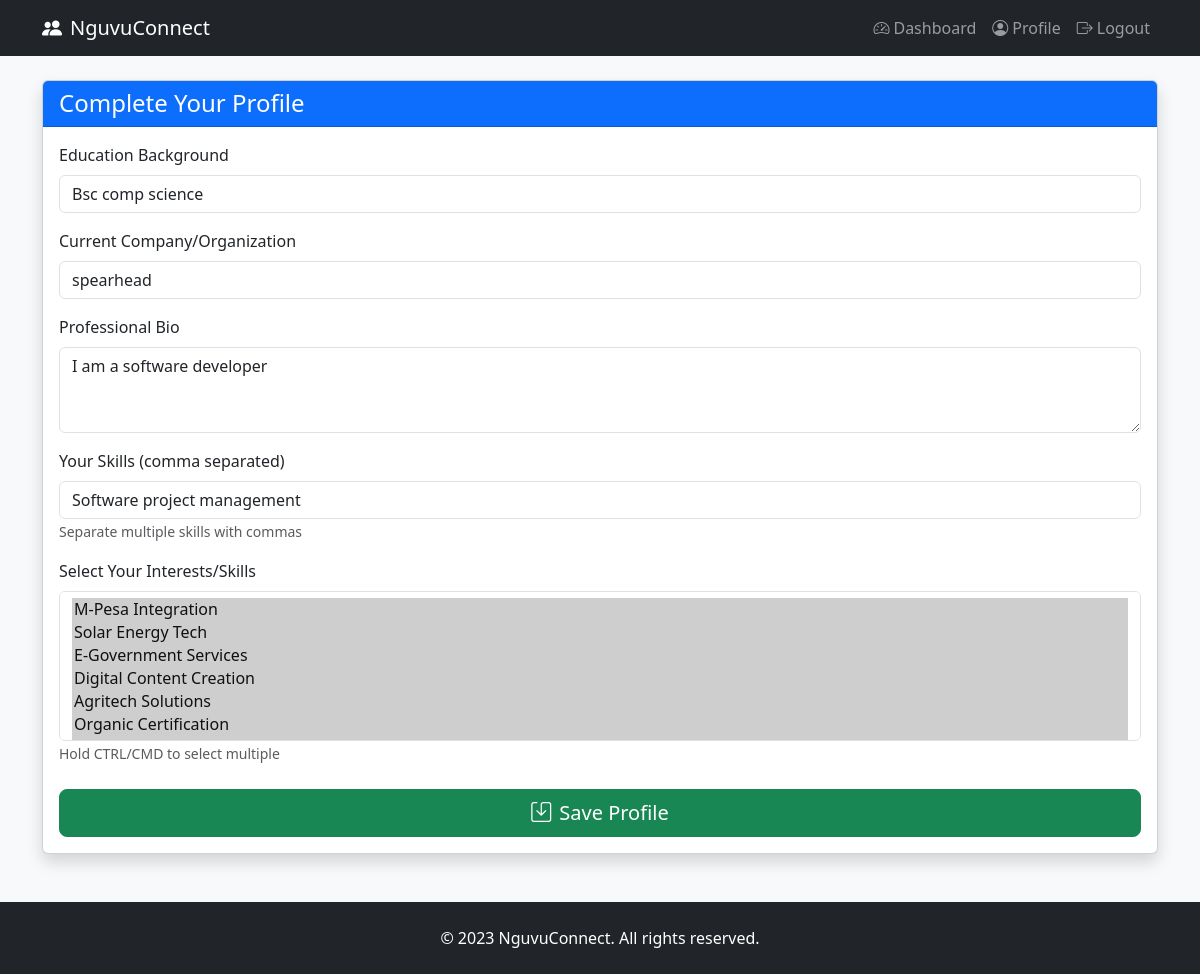
The page /profile (signed in) on the database its author committed.
### app.py (models this page shows)
class User(UserMixin, db.Model):
    id = db.Column(db.Integer, primary_key=True)
    username = db.Column(db.String(80), unique=True, nullable=False)
    password = db.Column(db.String(200), nullable=False)
    role = db.Column(db.String(20))  # 'mentee' or 'mentor'
    education = db.Column(db.String(200))
    skills = db.Column(db.String(200))
    interests = db.relationship('Interest', secondary=user_interest, backref='users')
    bio = db.Column(db.Text)
    company = db.Column(db.String(100))
    created_at = db.Column(db.DateTime, default=datetime.utcnow)
    last_login = db.Column(db.DateTime)
    is_verified = db.Column(db.Boolean, default=False)

### app.py (the view, shortened to what this page needs)
@app.route('/profile', methods=['GET', 'POST'])
@login_required
def profile():
    all_interests = Interest.query.all()
    return render_template('profile.html', all_interests=all_interests)

### app.py (called while the page is built)
@login_manager.user_loader
def load_user(user_id):
    return User.query.get(int(user_id))

### templates/profile.html
{% extends "base.html" %}
{% block content %}
<div class="container mt-4">
    <div class="card shadow">
        <div class="card-header bg-primary text-white">
            <h4 class="mb-0">Complete Your Profile</h4>
        </div>
        <div class="card-body">
            <form method="POST">
                {% if current_user.role == 'mentor' %}
                <div class="mb-3">
                    <label class="form-label">Education Background</label>
                    <input type="text" class="form-control" name="education"
                           value="{{ current_user.education or '' }}">
                </div>
                <div class="mb-3">
                    <label class="form-label">Current Company/Organization</label>
                    <input type="text" class="form-control" name="company"
                           value="{{ current_user.company or '' }}">
                </div>
                <div class="mb-3">
                    <label class="form-label">Professional Bio</label>
                    <textarea class="form-control" name="bio" rows="3"
                              placeholder="Describe your professional background">{{ current_user.bio or '' }}</textarea>
                </div>
                {% endif %}
<div class="mb-3">
    <label class="form-label">Your Skills (comma separated)</label>
    <input type="text" class="form-control" name="skills"
           value="{{ current_user.skills or '' }}"
           placeholder="Example: Python, JavaScript, Project Management">
    <small class="text-muted">Separate multiple skills with commas</small>
</div>
                <div class="mb-4">
                    <label class="form-label">Select Your Interests/Skills</label>
                    <select class="form-select" name="interests" multiple size="5"
                            style="height: 150px;" required>
                        {% for interest in all_interests %}
                        <option value="{{ interest.id }}"
                                {% if interest in current_user.interests %}selected{% endif %}>
                            {{ interest.name }}
                        </option>
                        {% endfor %}
                    </select>
                    <small class="text-muted">Hold CTRL/CMD to select multiple</small>
                </div>
                <div class="d-grid gap-2">
                    <button type="submit" class="btn btn-success btn-lg">
                        <i class="bi bi-save me-2"></i>Save Profile
                    </button>
                </div>
            </form>
        </div>
    </div>
</div>
{% endblock %}

### templates/base.html (shortened to what this page needs)
<!DOCTYPE html>
<html lang="en">
<head>
    <link href="https://cdn.jsdelivr.net/npm/bootstrap@5.3.0/dist/css/bootstrap.min.css" rel="stylesheet">
    <link rel="stylesheet" href="https://cdn.jsdelivr.net/npm/bootstrap-icons@1.11.1/font/bootstrap-icons.css">
</head>
<body class="bg-light">
    {% block navbar %}
    <nav class="navbar navbar-expand-lg navbar-dark bg-dark">
        <div class="container">
            <a class="navbar-brand" href="/">
                <i class="bi bi-people-fill me-2"></i>NguvuConnect
            </a>
            <div class="navbar-nav">
                {% if current_user.is_authenticated %}
                    <a class="nav-link" href="{{ url_for('dashboard') }}">
                        <i class="bi bi-speedometer2 me-1"></i>Dashboard
                    </a>
                    <a class="nav-link" href="{{ url_for('profile') }}">
                        <i class="bi bi-person-circle me-1"></i>Profile
                    </a>
                    <a class="nav-link" href="{{ url_for('logout') }}">
                        <i class="bi bi-box-arrow-right me-1"></i>Logout
                    </a>
                {% endif %}
            </div>
        </div>
    </nav>
    {% endblock %}
    <main>
        {% block content %}{% endblock %}
    </main>
    {% block footer %}
    <footer class="bg-dark text-white mt-5 py-4">
        <div class="container text-center">
            <p class="mb-0">&copy; 2023 NguvuConnect. All rights reserved.</p>
        </div>
    </footer>
    {% endblock %}
</body>
</html>

### rows shown on the page
User: education "Bsc comp science", company "spearhead", bio "I am a software developer", skills "Software project management"

### other values the page prints
form field interests "M-Pesa Integration ☑ / Solar Energy Tech ☑ / E-Government Services ☑ / Digital Content Creation ☑ / Agritech Solutions ☑ / Organic Certification ☑"
